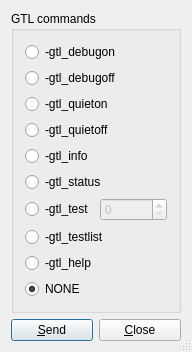
<?xml version="1.0" encoding="UTF-8"?>
<ui version="4.0">
 <class>GtsStation_GtlCommandsdialog_base</class>
 <widget class="QDialog" name="GtsStation_GtlCommandsdialog_base">
  <property name="geometry">
   <rect>
    <x>0</x>
    <y>0</y>
    <width>176</width>
    <height>317</height>
   </rect>
  </property>
  <property name="windowTitle">
   <string>GTL commands</string>
  </property>
  <property name="sizeGripEnabled">
   <bool>true</bool>
  </property>
  <layout class="QVBoxLayout" name="verticalLayout_2">
   <item>
    <widget class="QGroupBox" name="groupCommands">
     <property name="title">
      <string>GTL commands</string>
     </property>
     <layout class="QVBoxLayout" name="verticalLayout">
      <item>
       <widget class="QRadioButton" name="buttonDebugON">
        <property name="text">
         <string>-gtl_debugon</string>
        </property>
       </widget>
      </item>
      <item>
       <widget class="QRadioButton" name="buttonDebugOFF">
        <property name="text">
         <string>-gtl_debugoff</string>
        </property>
       </widget>
      </item>
      <item>
       <widget class="QRadioButton" name="buttonQuietON">
        <property name="text">
         <string>-gtl_quieton</string>
        </property>
       </widget>
      </item>
      <item>
       <widget class="QRadioButton" name="buttonQuietOFF">
        <property name="text">
         <string>-gtl_quietoff</string>
        </property>
       </widget>
      </item>
      <item>
       <widget class="QRadioButton" name="buttonInfo">
        <property name="text">
         <string>-gtl_info</string>
        </property>
       </widget>
      </item>
      <item>
       <widget class="QRadioButton" name="buttonStatus">
        <property name="text">
         <string>-gtl_status</string>
        </property>
       </widget>
      </item>
      <item>
       <layout class="QHBoxLayout">
        <item>
         <widget class="QRadioButton" name="buttonTest">
          <property name="text">
           <string>-gtl_test</string>
          </property>
         </widget>
        </item>
        <item>
         <widget class="QSpinBox" name="spinTestNumber">
          <property name="enabled">
           <bool>false</bool>
          </property>
          <property name="maximum">
           <number>999999</number>
          </property>
         </widget>
        </item>
       </layout>
      </item>
      <item>
       <widget class="QRadioButton" name="buttonTestlist">
        <property name="text">
         <string>-gtl_testlist</string>
        </property>
       </widget>
      </item>
      <item>
       <widget class="QRadioButton" name="buttonHelp">
        <property name="text">
         <string>-gtl_help</string>
        </property>
        <property name="checked">
         <bool>false</bool>
        </property>
       </widget>
      </item>
      <item>
       <widget class="QRadioButton" name="buttonNone">
        <property name="text">
         <string>NONE</string>
        </property>
        <property name="checked">
         <bool>true</bool>
        </property>
       </widget>
      </item>
     </layout>
    </widget>
   </item>
   <item>
    <spacer name="verticalSpacer">
     <property name="orientation">
      <enum>Qt::Vertical</enum>
     </property>
     <property name="sizeHint" stdset="0">
      <size>
       <width>20</width>
       <height>0</height>
      </size>
     </property>
    </spacer>
   </item>
   <item>
    <layout class="QHBoxLayout">
     <item>
      <widget class="QPushButton" name="buttonSend">
       <property name="text">
        <string>&amp;Send</string>
       </property>
       <property name="shortcut">
        <string>Alt+R</string>
       </property>
       <property name="autoDefault">
        <bool>true</bool>
       </property>
       <property name="default">
        <bool>true</bool>
       </property>
      </widget>
     </item>
     <item>
      <widget class="QPushButton" name="buttonCancel">
       <property name="text">
        <string>&amp;Close</string>
       </property>
       <property name="shortcut">
        <string>Alt+C</string>
       </property>
       <property name="autoDefault">
        <bool>true</bool>
       </property>
      </widget>
     </item>
    </layout>
   </item>
  </layout>
 </widget>
 <layoutdefault spacing="6" margin="11"/>
 <resources/>
 <connections/>
</ui>
